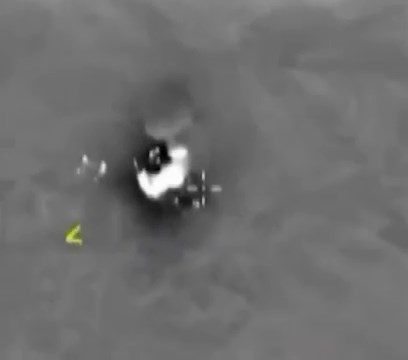
//> input picture lab_3/img_zadan/allababah/ig_0.jpg, 408 x 360 px
$ ./task1   (built with g++ and OpenCV 4)
//> lines starting //> are read from the running program, lines starting //| are printed output that depends on the picture; after the words box and inside, x2 and y2 are one past the last pixel; in counts of white or black regions, pixels touching at a corner belong together
#include <opencv2/imgproc.hpp>
#include <opencv2/opencv.hpp>
#include <vector>
using namespace cv;
using namespace std;

int th = 0;
Mat img, thimg;
void proc_img(int,void* user_data){
	int* th_type = (int*)user_data;
	threshold(img, thimg, th, 255, *th_type);
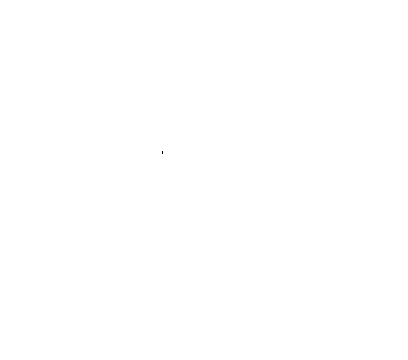
//> thimg: 360 rows x 408 cols, CV_8UC1; 100% white; black in thin lines or dots, all inside (x1, y1, x2, y2) = (162, 151, 163, 154)
	imshow("thimg", thimg);
	vector<vector<Point>> cnts;
	findContours(thimg, cnts, RETR_LIST, CHAIN_APPROX_NONE);
//> cnts = 2 contours, 1 with area under 20; largest, box (x1, y1, x2, y2) and area: (0, 0, 408, 360) 146113
	Mat draw = Mat::zeros(thimg.size(), CV_8UC3);
	int maxAreaInd = 0;
	double maxArea = 0;
	for (size_t i = 0; i < cnts.size(); i++)
	{
		double area = contourArea(cnts[i]);
		if (area > maxArea){
			maxArea = area;
			maxAreaInd = i;
		}
	}
//> this loop made 2 passes
//> (area, maxArea) on pass 2: (146113, 146113)
//> after the loop, maxArea = 146113; maxAreaInd = 1
	Moments mnts = moments(cnts[maxAreaInd]);
//> mnts = moments, m00 146113, centre m10/m00, m01/m00 = (203.5, 179.5)
	int centerX = mnts.m10 / mnts.m00;
//> centerX = 203
	int centerY = mnts.m01 / mnts.m00;
//> centerY = 179
	circle(draw, Point(centerX, centerY), 5, Scalar(255, 0, 0));
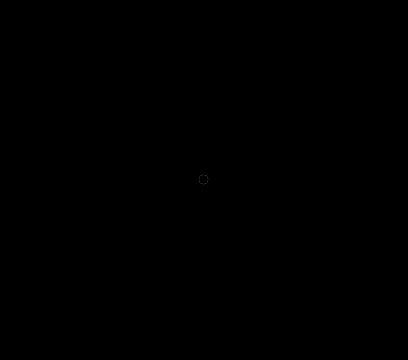
//> draw: 360 rows x 408 cols, CV_8UC3; mean B, G, R 0, 0, 0
	drawContours(draw, cnts, maxAreaInd, Scalar(0, 0, 255));
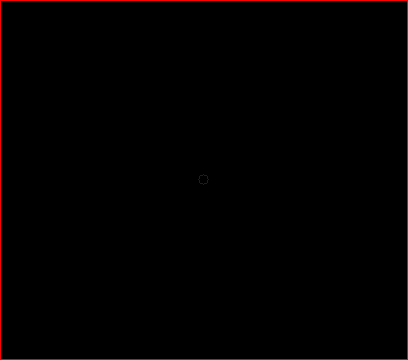
//> draw: 360 rows x 408 cols, CV_8UC3; 1.04% of pixels changed, all inside (x1, y1, x2, y2) = (0, 0, 408, 360)
	imshow("cntimg", draw);
}

int main(int argc, char** argv){
	string fn;
	if (argc>1) fn= argv[1];
	else fn = "../img_zadan/allababah/ig_0.jpg";
	img = imread(fn,0);
	imshow(fn, img);

	int th_type = THRESH_BINARY;

	proc_img(0,&th_type);
	createTrackbar("th", "thimg", &th, 255, proc_img, &th_type);
	waitKey();
}
